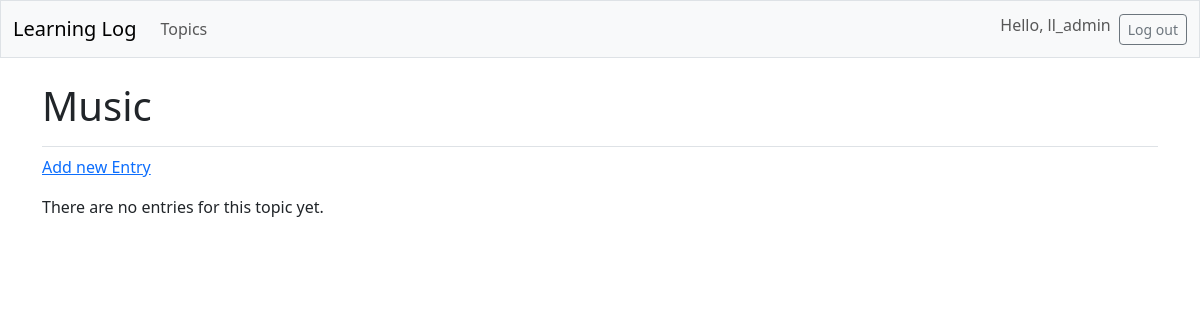
/topics/4/ (signed in), run on an earlier commit of the app's database.
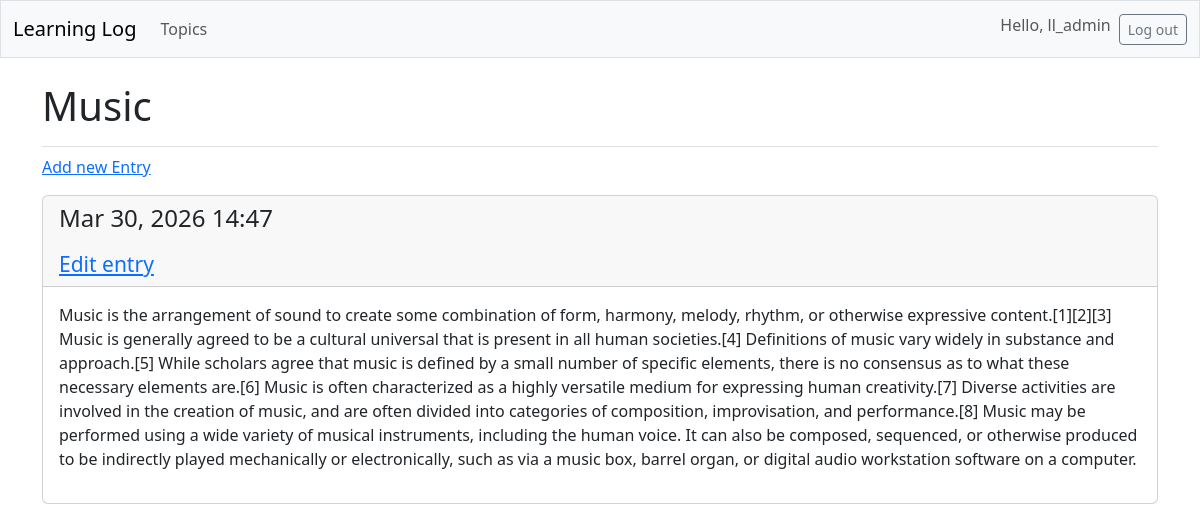
And on a later commit of the database.
### learning_logs/models.py (models this page shows, shortened)
class Topic(models.Model):
    text = models.CharField(max_length=200)
    date_added =models.DateTimeField(auto_now_add=True)
    owner = models.ForeignKey(User, on_delete=models.CASCADE)

class Entry(models.Model):
    topic= models.ForeignKey(Topic, on_delete=models.CASCADE)
    text = models.TextField()
    date_added= models.DateTimeField(auto_now_add=True)
    class Meta:
        verbose_name_plural = 'entries'

### learning_logs/views.py (the view)
# urls.py: path('topics/<int:topic_id>/', views.topic, name='topic'),
@login_required
def topic(request, topic_id):
    topic= Topic.objects.get(id=topic_id)
    if topic.owner != request.user:
        raise Http404
    entries = topic.entry_set.order_by('-date_added')
    context = {'topic': topic, 'entries':entries}
    return render(request, 'learning_logs/topic.html', context)

### learning_logs/templates/learning_logs/topic.html
{% extends 'learning_logs/base.html' %}
{% block page_header %}
<h1>{{ topic.text }}</h1>
{% endblock page_header %}
{% block content %}
<p>
    <a href="{% url 'learning_logs:new_entry' topic.id %}">Add new Entry</a>
</p>
    {% for entry in entries %}
    <div class="card mb-3">
        <h4 class="card-header">
            <p>{{ entry.date_added|date:'M d, Y H:i' }} </p>
            <small> <a href="{% url 'learning_logs:edit_entry' entry.id %}">
                Edit entry</a> </small>
        </h4>
        <div class="card-body">{{entry.text|linebreaks}}</div>
    </div>
    {% empty %}
        <p>There are no entries for this topic yet.</p>
    {% endfor %}
 {% endblock content %}

### learning_logs/templates/learning_logs/base.html (shortened to what this page needs)
<!doctype html>
<html lang="en">
<head>
    {% load django_bootstrap5 %}
    {% bootstrap_css %}
</head>
<body>
<nav class="navbar navbar-expand-md navbar-light bg-light mb-4 border">
    <div class="container-fluid">
        <a class="navbar-brand" href="{% url 'learning_logs:index' %}">
            Learning Log</a>
        <div class="collapse navbar-collapse" id="navbarCollapse">
            <ul class="navbar-nav me-auto mb-2 mb-md-0">
                <li class="nav-item">
                    <a class="nav-link" href="{% url 'learning_logs:topics' %}">
                        Topics</a></li>
            </ul>
            <ul class="navbar-nav ms-auto mb-2 ,b-md-0">
                 {% if user.is_authenticated %}
                <li class="nav-item">
                    <span class="navbar-text me-2"> Hello, {{user.username}}</span>
                </li>
    {% endif %}
            </ul>
            {% if user.is_authenticated %}
            <form action="{% url 'accounts:logout' %}" method="post">
                <button name="submit" class="btn btn-outline-secondary btn-sm">
                    Log out</button>
            </form>
            {% endif %}
        </div>
    </div>
</nav>
<main class="container">
    <div class="pb-2 mb-2 border-bottom">
        {% block page_header %}{% endblock page_header %}
    </div>
    <div>
        {% block content %}{% endblock content%}
    </div>
</main>
</body>
</html>

What changed in the data, as far as the page shows it:
added Entry: date_added "Mar 30, 2026 14:47", text "Music is the arrangement of sound to create some combination of form, harmony, melody, rhythm, or otherwise expressive content.[1][2][3] Music is generally agreed to be a cultural universal that is present in all human societies.[4] Definitions of music vary widely in substance and approach.[5] While scholars agree that music is defined by a small number of specific elements, there is no consensus as to what these necessary elements are.[6] Music is often characterized as a highly versatile medium for expressing human creativity.[7] Diverse activities are involved in the creation of music, and are often divided into categories of composition, improvisation, and performance.[8] Music may be…"
Also different on the page:
text no longer shown: "There are no entries for this topic yet."
